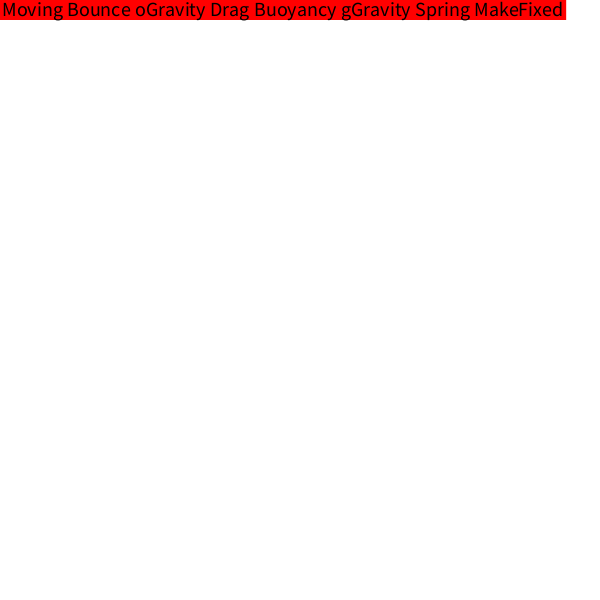
Frame 1 (no input)
Frame 60 (the mouse pressed at the canvas centre just before this capture): identical to frame 1, image omitted
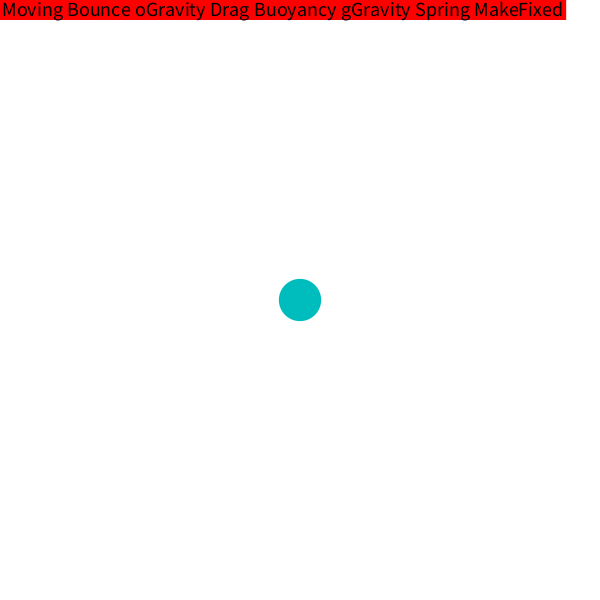
Frame 120 (the mouse held since frame 60 and released just before this capture)

The Processing sketch that drew these frames (run headless with seeded random() and noise(); from frame 60 on, the mouse is pressed at the canvas centre):

// Processing sketch: OrbRunner
// ── OrbRunner.pde
int NUM_ORBS = 10; // how many orbs (its ten)
int MIN_SIZE = 10; // smallest an orb can 
int MAX_SIZE = 60; // biggest size alolwed
float MIN_MASS = 10; // minimmum mass 
float MAX_MASS = 200; // max mass 
float G_CONSTANT = 1; // gravitational constant 6.67 * 10 to the power of something i think -11
float D_COEF = 0.1; // drag coefficent

int SPRING_LENGTH = 50; // how long the spring wants to be when its at rest 
float SPRING_K = 0.005; // spring stfifness low means squishy i guess

float LIQUID_DENSITY = 0.0002; // density of the liquid the orbs float in
float BASE_WATER_LINE = 330; // resting y position of the water surface
float currentWaterLine; // actual waterline after displacement
float BUOY_G = 9.81; // gravity constant used for buoyancy calculation

int MOVING   = 0; // index for the moving togle in the array
int BOUNCE   = 1; // index for the bounce togle
int OGRAVITY = 2; // index for orbital gravity togle
int DRAGF    = 3; // index for drag togle
int BUOYANCY = 4; // index for buoyancy toggle
int GGRAVITY = 5; // index for flat gravity toggle
int SPRING   = 6; // index for spring toggle
int MAKEFIXED = 7; // index for whether click-spawned orbs are fixed
boolean[] toggles = new boolean[8]; // all toggles start false everythings off by defalt
String[] modes = {"Moving", "Bounce", "oGravity", "Drag", "Buoyancy", "gGravity", "Spring", "MakeFixed"}; // labels for displaiyn on screen

FixedOrb earth; // fake earth gravity
Orb[] orbs; // the array that holds all our orbs like the billionaires who hoard all the money
int orbCount; // how many orbs being used

PVector globGravity;


void setup()
{
  size(600, 600);

  orbs = new Orb[0]; // start with an empty array
  orbCount = 0; // no orbs yet
  earth = new FixedOrb(width/2, height + 200, 10, MAX_MASS); // fixed gravity source below the screen
  globGravity = new PVector(0, 2); // pulls downwards. maybe dont use with earth & orbital gravity
  currentWaterLine = BASE_WATER_LINE; // start waterline at rest position
}//setup


void draw()
{
  background(255);

  if (toggles[BUOYANCY]) {
    currentWaterLine = calcWaterLine(); // update waterline based on submerged orb volume
    noStroke();
    fill(0, 100, 255, 80); // semi-transparent blue for the water
    rect(0, currentWaterLine, width, height - currentWaterLine); // water fills from waterline to bottom
  } else {
    currentWaterLine = BASE_WATER_LINE; // reset when buoyancy is off
  }

  displayMode(); // shows the toggle thingymabobberinators

  for (int o=0; o < orbCount; o++) { // loop thru every orb 
    orbs[o].display(); // draw this orb on screen 
  }

  if (toggles[MOVING]) { // only do physics if moving is toggled on
    if (toggles[SPRING]) {
      applySprings(); // calc and apply spring force
      for (int o=0; o < orbCount - 1; o++) { // only draw a spring if theres a next neighbor to connect to
        drawSpring(orbs[o], orbs[o+1]); // draw the spring between this orb and the next one
      }
    }

    for (int o=0; o < orbCount; o++) { // loop thru all orbs for extra forces
      if (toggles[GGRAVITY]) {
        orbs[o].applyForce(globGravity); // apply a downwards gravitational force
      }
      if (toggles[OGRAVITY]) { // if gravity is on and earth actually exsists
        PVector grav = orbs[o].getGravity(earth, G_CONSTANT); // get the gravitaional pull toward earth
        orbs[o].applyForce(grav); // apply that force onto the orb
      }
      if (toggles[DRAGF]) { // if drag is toggled on
        PVector drag = orbs[o].getDragForce(D_COEF); // get the drag force for this orb
        orbs[o].applyForce(drag); // apply drag slowin em down the racists and peopel who cant acept changein society
      }
      if (toggles[BUOYANCY]) { // if buoyancy is on
        PVector buoy = orbs[o].getBuoyancy(LIQUID_DENSITY, BUOY_G, currentWaterLine); // get the upward buoyant force using displaced waterline
        orbs[o].applyForce(buoy); // push the orb up if its submerged
      }
    }//gravity, drag

    for (int o=0; o < orbCount; o++) { // loop thru again to actualy move everybody
      orbs[o].move(toggles[BOUNCE]); // move the orb bounce if that toggles on
    }
  }//moving
}//draw


float calcWaterLine()
{
  float submergedVolume = 0; // total area of all orbs currently below the base waterline
  for (int o=0; o < orbCount; o++) {
    float r = orbs[o].bsize / 2;
    float area = PI * r * r; // full circle area
    float submergedFraction = constrain((orbs[o].center.y + r - BASE_WATER_LINE) / orbs[o].bsize, 0, 1); // how deep it is
    submergedVolume += area * submergedFraction; // add the submerged portion
  }
  float displacement = submergedVolume / width; // spread the volume across the width of the tank to get rise in water level
  return BASE_WATER_LINE - displacement; // water rises upward so subtract
}//calcWaterLine


void makeOrbs(boolean ordered)
{
   orbCount = NUM_ORBS; // set how many orbs
   orbs = new Orb[orbCount]; // creat a fat array

   if (ordered) { // line of orbs
     for (int i = 0; i < orbCount; i++) { // loop thru each slot
       float x = width/2 - (orbCount/2 * SPRING_LENGTH) + i * SPRING_LENGTH; // space em out evenly from center
       float y = height / 2; // all in the middle of the screen vertically
       float s = random(MIN_SIZE, MAX_SIZE); // random size 
       float m = random(MIN_MASS, MAX_MASS); // random mass
       orbs[i] = (i == 0) ? new FixedOrb(x, y, s, m) : new Orb(x, y, s, m); // first orb is always fixed
     }
   } else { // random positons 
     for (int i = 0; i < orbCount; i++) { // loop trough all of the orbs
       orbs[i] = (i == 0) ? new FixedOrb() : new Orb(); // first orb is always fixed
     }
   }
}//makeOrbs


void mousePressed()
{
  if (orbCount >= orbs.length) { // if the array is full gotta make more room
    Orb[] bigger = new Orb[orbs.length + 1]; // make a new array one bigger than before
    arrayCopy(orbs, bigger); // copy all the old orbs into the new array
    orbs = bigger; // replace the old array with fatter one
  }
  float s = random(MIN_SIZE, MAX_SIZE); // random size for the new orb
  float m = random(MIN_MASS, MAX_MASS); // random mass for the new orb
  orbs[orbCount] = toggles[MAKEFIXED] ? new FixedOrb(mouseX, mouseY, s, m) : new Orb(mouseX, mouseY, s, m); // fixed or regular based on toggle
  orbCount++; // one more orb
}//mousePressed


void drawSpring(Orb o0, Orb o1)
{
  float dist = o0.center.dist(o1.center); // get the distane between the two orbs
  float diff = dist - SPRING_LENGTH; // how far from resting length positive means strecthed

  if (diff > 0) { // spring is stretchd past its resting length
    stroke(255, 0, 0); // red for stretched 
  } else if (diff < 0) { // spring is compressed too close together
    stroke(0, 255, 0); // green for compressed 
  } else { // somehow exactly at rest 
    stroke(0); // black for perfect length 
  }

  strokeWeight(2); // make the line a lil fat so u can actualy see it
  line(o0.center.x, o0.center.y, o1.center.x, o1.center.y); // draw line inbertween
  strokeWeight(1); // reset stroke weight
}//drawSpring


void applySprings()
{
  for (int i = 0; i < orbCount - 1; i++) { // loop thru all adjacent pairs stop one earl
    PVector force = orbs[i].getSpring(orbs[i+1], SPRING_LENGTH, SPRING_K); // get the spring force from i toward i+1
    orbs[i].applyForce(force); // push or pull orb i acordingly
    orbs[i+1].applyForce(PVector.mult(force, -1)); // newtons third law equal and opposit reaction yada yada comething leik taht
  }
}//applySprings


void addOrb()
{
  if (orbCount >= orbs.length) { // if the array is full gotta make more room
    Orb[] bigger = new Orb[orbs.length + 1]; // make a new array one bigger than before
    arrayCopy(orbs, bigger); // copy all the old orbs into the new array
    orbs = bigger; // replace the old array with fatter one
  }
  orbs[orbCount] = new Orb(); // place a new random orb at the next open slot
  orbCount++; // one more row
}//addOrb


void keyPressed()
{
  if (key == ' ') toggles[MOVING]   = !toggles[MOVING]; // flip the moving state
  if (key == 'B') toggles[BUOYANCY] = !toggles[BUOYANCY]; // flip buoyancy state
  if (key == 'g') toggles[OGRAVITY] = !toggles[OGRAVITY]; // flip orbital gravity state
  if (key == 'G') toggles[GGRAVITY] = !toggles[GGRAVITY]; // flip flat gravity
  if (key == 'b') toggles[BOUNCE]   = !toggles[BOUNCE]; // flip bounce state
  if (key == 'd') toggles[DRAGF]    = !toggles[DRAGF]; // flip drag state
  if (key == 's') toggles[SPRING]   = !toggles[SPRING]; // flip spring state
  if (key == 'x') toggles[MAKEFIXED] = !toggles[MAKEFIXED]; // toggle whether clicks spawn fixed orbs

  if (key == '1') makeOrbs(true); // orderd setup 
  if (key == '2') makeOrbs(false); // random setup (fun!!)

  if (key == '-') {
    if (orbCount > 0) { // dont remove the 0th orb
      orbCount--; 
    }
  }//removal
  if (key == '=' || key == '+') {
    addOrb(); // aadd orb hat else do you think addOrb() would do
  }//addition
}//keyPressed


void displayMode()
{
  textAlign(LEFT, TOP); // text starts from top left
  textSize(20); 
  noStroke(); // no outlines 
  int x = 0; // start drawing from the left edge

  for (int m=0; m<toggles.length; m++) { // loop thru each toggle to draw its lil box
    fill(toggles[m] ? color(0, 255, 0) : color(255, 0, 0)); // green means go, red means off

    float w = textWidth(modes[m]); // measure how wide the label text is so the box fits
    rect(x, 0, w+5, 20); // draw a lil rectangle behind the text
    fill(0); // switch to black so the text is actualy readable
    text(modes[m], x+2, 2); // write the mode name inside the box
    x+= w+5; // move x over so the next box doesnt overlap this one
  }
}//display

// ── FixedOrb.pde
class FixedOrb extends Orb
{

  /**
   makes a fixedorb at a specific spot with a given size and mass
   */
  FixedOrb(float x, float y, float s, float m)
  {
    super(x, y, s, m); //parent orb
    c = color(255, 0, 0); // red to signal that its a FIXED orb
  }

  /**
   makes a fixedorb at a random spot with a random size and mass
   */
  FixedOrb()
  {
    super(); //random setup
    c = color(255, 0, 0); // red 
  }

  /**
does nothin cuz its a FIXED orb
does jack shit
   */
  void move(boolean bounce)
  {
    //do nothing
  }
}//fixedOrb

// ── Orb.pde
class Orb
{

  //instance variables
  PVector center;
  PVector velocity;
  PVector acceleration;
  float bsize;
  float mass;
  color c;


  Orb()
  {
    bsize = random(MIN_SIZE, MAX_SIZE); // bsiz eis  arandom number form 10 to whatever the hell max size is
    float x = random(bsize/2, width-bsize/2); // x is a random number based off of the size of the ball and the width
    float y = random(bsize/2, height-bsize/2);// same as x but instead of width its height  
    center = new PVector(x, y); // radnom set of coordnates based off of x and y
    mass = random(MIN_MASS, MAX_MASS);//sets random mass from 10 to 100
    velocity = new PVector();//empty pvectore to be modified later on
    acceleration = new PVector();//same as velocity
    setColor();//color
  }


  Orb(float x, float y, float s, float m)
  {
    bsize = s; // settin the size 
    mass = m; // mass goes here
    center = new PVector(x, y); // put in x and y into a pvector
    velocity = new PVector(); // zeroed out velcoity
    acceleration = new PVector(); // zeroed accel 
    setColor(); // pick a color 
  }


  void move(boolean bounce)
  {
    if (bounce) { // if bouncin is on do the wall check thingymabob
      xBounce(); // dont let the orb fly off the sides
      yBounce(); // or the top and bottmo
    }

    velocity.add(acceleration); // add accel to vel so the orb actualy moves
    center.add(velocity); // move the center by the velocity wow physics
    acceleration.mult(0); // reset accel to zero 
  }//move


  void applyForce(PVector force)
  {
    acceleration.add(PVector.div(force, mass)); // divide by mass cuz f=ma => a=f/m 
  }


  PVector getDragForce(float cd)
  {
    float speed = velocity.mag(); // get the speed just the magnitude not direciton
    if (speed == 0) return new PVector(); // no velocity means no drag, avoid normalizing a zero vector
    float dragMag = -0.5 * speed * speed * cd; // drag formula 
    return PVector.mult(velocity.normalize(null), dragMag); // multiply by drag magnitude 
  }


  PVector getGravity(Orb other, float G)
  {
    float strength = G * mass*other.mass; // gravitaional force scales with both masses
    float r = max(center.dist(other.center), MIN_SIZE); // distane between orbs min size
    strength = strength / (r * r); // strength falls off with distace squared inverse square law
    PVector force = PVector.sub(other.center, center); // subtract our postion to get the directoin vector toward other
    force.normalize();
    force.mult(strength); // scale by strength 
    return force; // garvity 
  }

  PVector getSpring(Orb other, int springLength, float springK)
  {
    PVector direction = PVector.sub(other.center, center); // subtract our positon to get the vector from us to other
    float currentDist = direction.mag(); // how far apart 
    float displacement = currentDist - springLength; // how much the spring is strecthed or squished
    direction.normalize(); // turn it into a unit vector so we can scale it proper
    direction.mult(springK * displacement); // f=kx multiply by spring constatn and displcement
    return direction; // spinge force
  }//getSpring


  PVector getBuoyancy(float liquidDensity, float gravity, float waterLine)
  {
    float area = PI * (bsize/2) * (bsize/2); // area of the circle (2D version of volume)
    float submergedFraction = constrain((center.y + bsize/2 - waterLine) / bsize, 0, 1); // how much of the orb is below the waterline, 0 to 1
    float submergedArea = area * submergedFraction; // only the submerged portion displaces liquid
    float buoyMag = liquidDensity * submergedArea * gravity; // F = p * v * g upward force
    return new PVector(0, -buoyMag); // buoyancy always pushes straight up
  }//getBuoyancy


  boolean yBounce()
  {
    if (center.y > height - bsize/2) { // if the orb hits the bottm edge
      velocity.y *= -1; // flip y velocity to make it "bounce"
      center.y = height - bsize/2; // clamp it 

      return true; // yep it bounced
    }//bottom bounce
    else if (center.y < bsize/2) { // hit the top edge 
      velocity.y*= -1; // flip it again 
      center.y = bsize/2; // clamp to top 
      return true; // bounced again good boy
    }
    return false; // didnt hit anything
  }//yBounce


  boolean xBounce()
  {
    if (center.x > width - bsize/2) { // hit the right wall rude
      center.x = width - bsize/2; // shove it back inside the border
      velocity.x *= -1; // flip horizontla velocity
      return true; // bounced off the right
    } else if (center.x < bsize/2) { // hit the left wall a
      center.x = bsize/2; // clamp to left edge
      velocity.x *= -1; // flip it back the other way
      return true; // bounced off the left
    }
    return false; // no bounce 
  }//xbounce


  boolean collisionCheck(Orb other)
  {
    return ( this.center.dist(other.center)
      <= (this.bsize/2 + other.bsize/2) ); // if distanec is less than sum of radii theyre touchin u
  }//collisionCheck


  void setColor()
  {
    color c0 = color(0, 255, 255); // cyan for the small vorbs
    color c1 = color(0); // black for the FAT ones
    c = lerpColor(c0, c1, (mass-MIN_MASS)/(MAX_MASS-MIN_MASS)); //c is a color inbetween c0 and c1 
  }//setColor


  //visual behavior
  void display()
  {
    noStroke(); // no outline we arent animals
    fill(c); // fill with the orbs color whatever setColor decided
    circle(center.x, center.y, bsize); // draw the damn circle 
    fill(0); // switch to black for text just in case
  }//display
}//Ball
